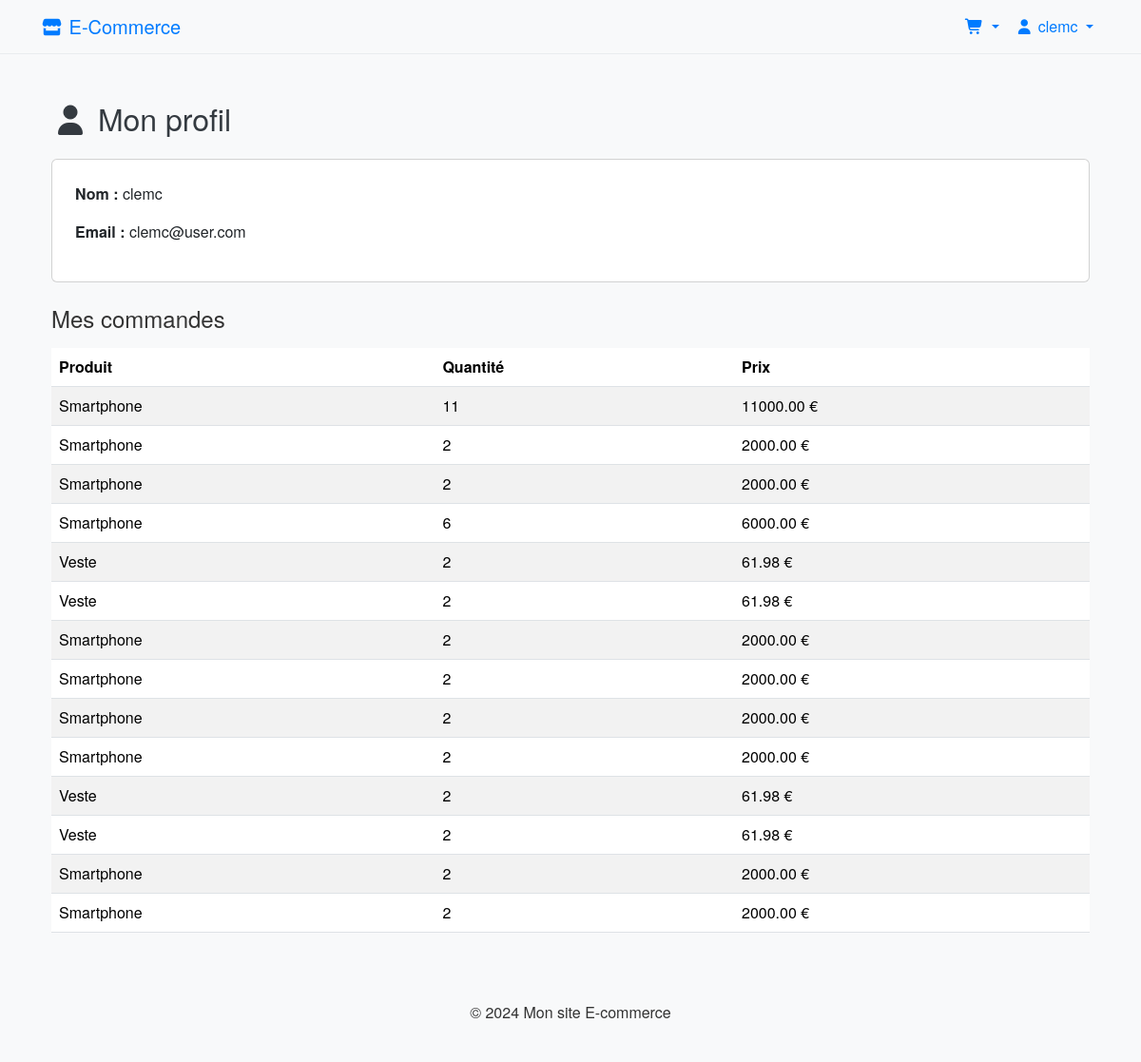
The app's page /profile/ (signed in), older data.
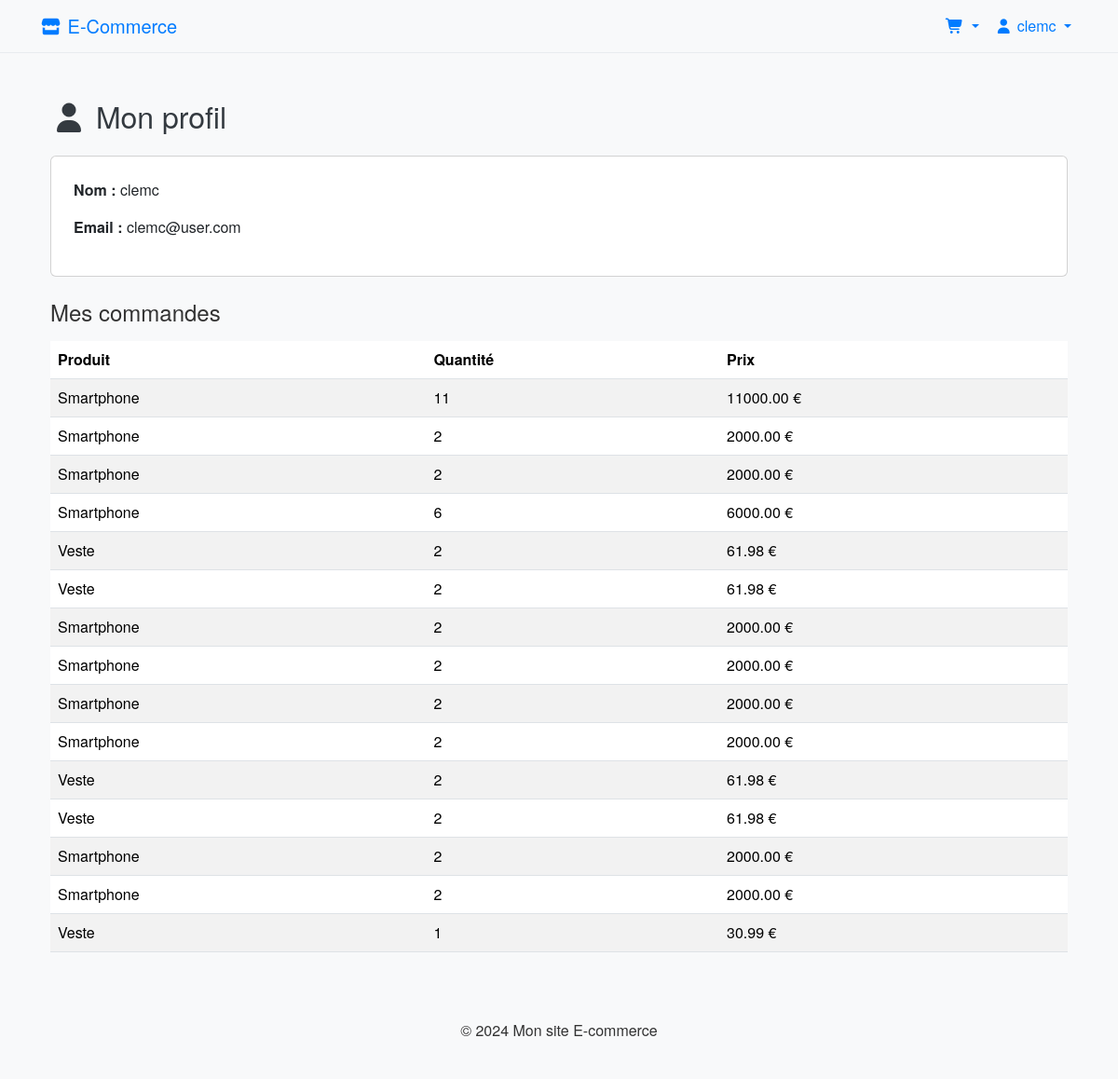
The same page, newer data.
### shop/models.py (models this page shows, shortened)
class Order(models.Model):
    user = models.ForeignKey('auth.User', on_delete=models.CASCADE)
    product = models.ForeignKey(Product, on_delete=models.CASCADE)
    quantity = models.IntegerField()
    total_price = models.DecimalField(max_digits=10, decimal_places=2)
    created_at = models.DateTimeField(auto_now_add=True)

class Product(models.Model):
    name = models.CharField(max_length=255)
    slug = models.SlugField(unique=True)
    category = models.ForeignKey('Category', on_delete=models.CASCADE)
    description = models.TextField()
    price = models.DecimalField(max_digits=10, decimal_places=2)
    stock_minimum = models.IntegerField(default=5)  # Seuil minimum de stock
    stock = models.IntegerField()
    available = models.BooleanField(default=True)
    created_at = models.DateTimeField(auto_now_add=True)
    image = models.ImageField(upload_to='products/%Y/%m/%d/', blank=True)

### shop/views.py (the view)
# urls.py: path('profile/', views.profile, name='profile'),
@login_required
def profile(request):
    orders = Order.objects.filter(user=request.user)
    return render(request, 'shop/profile.html', {'orders': orders})

### shop/context_processors.py (called while the page is built)
def cart_data(request):
    if request.user.is_authenticated:
        try:
            cart = Cart.objects.get(user=request.user)
            items = cart.cartitem_set.all()
            total = sum(item.product.price * item.quantity for item in items)
            count = sum(item.quantity for item in items)
        except Cart.DoesNotExist:
            items = []
            total = 0
            count = 0
    else:
        items = []
        total = 0
        count = 0
    return {
        'cart_items_nav': items,
        'cart_total': total,
        'cart_count': count,
    }

### templates/shop/profile.html
{% extends 'base.html' %}
{% block content %}
<div class="container mt-5">
    <h2 class="mb-4">
        <i class="fas fa-user"></i> Mon profil
    </h2>
    <div class="card p-4 mb-4">
        <p><strong>Nom :</strong> {{ user.username }}</p>
        <p><strong>Email :</strong> {{ user.email }}</p>
    </div>
    <h4>Mes commandes</h4>
    {% if orders %}
        <table class="table table-striped mt-3">
            <thead>
                <tr>
                    <th>Produit</th>
                    <th>Quantité</th>
                    <th>Prix</th>
                </tr>
            </thead>
            <tbody>
                {% for order in orders %}
                    <tr>
                        <td>{{ order.product.name }}</td>
                        <td>{{ order.quantity }}</td>
                        <td>{{ order.total_price }} €</td>
                    </tr>
                {% endfor %}
            </tbody>
        </table>
    {% else %}
        <p class="text-muted">Aucune commande pour le moment.</p>
    {% endif %}
</div>
{% endblock %}

Row changes from the older to the newer data that the page shows:
added Order: product.name "Veste", quantity "1", total_price "30.99"
